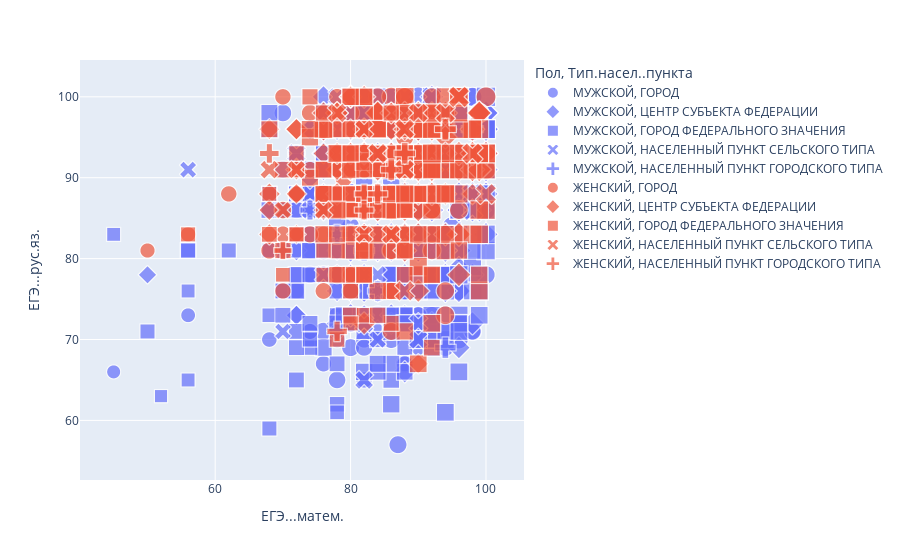

The code cell stored with this chart in its notebook:
### Code cell
#6 КАК СДЕЛАТЬ ВЫБРАННЫЕ ЦВЕТА?
import plotly.express as px

px.scatter(priem, x='ЕГЭ...матем.', y='ЕГЭ...рус.яз.', color = 'Пол', symbol='Тип.насел..пункта', size = 'Сумма.баллов')

### Figure 1 — Plotly figure (JSON) as saved in the notebook; plotly's stock layout.template omitted (floating-point values rounded to 4 significant figures; data arrays with more than 128 entries replaced by an {"elided": "..."} marker saying what was removed)
{"data": [{"hovertemplate": "Пол=МУЖСКОЙ<br>Тип.насел..пункта=ГОРОД<br>ЕГЭ...матем.=%{x}<br>ЕГЭ...рус.яз.=%{y}<br>Сумма.баллов=%{marker.size}<extra></extra>", "legendgroup": "МУЖСКОЙ, ГОРОД", "marker": {"color": "#636efa", "size": {"elided": "258 int values"}, "sizemode": "area", "sizeref": 1.02, "symbol": "circle"}, "mode": "markers", "name": "МУЖСКОЙ, ГОРОД", "showlegend": true, "type": "scattergl", "x": {"elided": "258 int values"}, "xaxis": "x", "y": {"elided": "258 int values"}, "yaxis": "y"}, {"hovertemplate": "Пол=МУЖСКОЙ<br>Тип.насел..пункта=ЦЕНТР СУБЪЕКТА ФЕДЕРАЦИИ<br>ЕГЭ...матем.=%{x}<br>ЕГЭ...рус.яз.=%{y}<br>Сумма.баллов=%{marker.size}<extra></extra>", "legendgroup": "МУЖСКОЙ, ЦЕНТР СУБЪЕКТА ФЕДЕРАЦИИ", "marker": {"color": "#636efa", "size": {"elided": "173 int values"}, "sizemode": "area", "sizeref": 1.02, "symbol": "diamond"}, "mode": "markers", "name": "МУЖСКОЙ, ЦЕНТР СУБЪЕКТА ФЕДЕРАЦИИ", "showlegend": true, "type": "scattergl", "x": {"elided": "173 int values"}, "xaxis": "x", "y": {"elided": "173 int values"}, "yaxis": "y"}, {"hovertemplate": "Пол=МУЖСКОЙ<br>Тип.насел..пункта=ГОРОД ФЕДЕРАЛЬНОГО ЗНАЧЕНИЯ<br>ЕГЭ...матем.=%{x}<br>ЕГЭ...рус.яз.=%{y}<br>Сумма.баллов=%{marker.size}<extra></extra>", "legendgroup": "МУЖСКОЙ, ГОРОД ФЕДЕРАЛЬНОГО ЗНАЧЕНИЯ", "marker": {"color": "#636efa", "size": {"elided": "439 int values"}, "sizemode": "area", "sizeref": 1.02, "symbol": "square"}, "mode": "markers", "name": "МУЖСКОЙ, ГОРОД ФЕДЕРАЛЬНОГО ЗНАЧЕНИЯ", "showlegend": true, "type": "scattergl", "x": {"elided": "439 int values"}, "xaxis": "x", "y": {"elided": "439 int values"}, "yaxis": "y"}, {"hovertemplate": "Пол=МУЖСКОЙ<br>Тип.насел..пункта=НАСЕЛЕННЫЙ ПУНКТ СЕЛЬСКОГО ТИПА<br>ЕГЭ...матем.=%{x}<br>ЕГЭ...рус.яз.=%{y}<br>Сумма.баллов=%{marker.size}<extra></extra>", "legendgroup": "МУЖСКОЙ, НАСЕЛЕННЫЙ ПУНКТ СЕЛЬСКОГО ТИПА", "marker": {"color": "#636efa", "size": [381, 360, 363, 373, 335, 267, 338, 381, 304, 291, 318, 391, 302, 277, 348, 321, 273, 301, 250, 299, 332, 291, 339, 304, 285, 333, 336, 302, 318, 301, 291, 313, 260, 348, 297, 283, 331, 306, 314, 339, 327], "sizemode": "area", "sizeref": 1.02, "symbol": "x"}, "mode": "markers", "name": "МУЖСКОЙ, НАСЕЛЕННЫЙ ПУНКТ СЕЛЬСКОГО ТИПА", "showlegend": true, "type": "scattergl", "x": [98, 92, 82, null, 72, 70, 84, 90, 82, 78, 90, 98, 74, 84, 88, 88, 78, 88, 70, 84, 76, 82, 94, 84, 76, 90, 82, 84, 82, 84, 74, 90, 56, 88, 92, 80, 90, 84, 88, 82, 82], "xaxis": "x", "y": [88, 100, 83, 91, 93, 81, 88, 91, 72, 100, 72, 86, 88, 70, 96, 86, 83, 98, 71, 91, 96, 78, 96, 96, 78, 96, 81, 88, 65, 76, 86, 96, 91, 100, 86, 86, 70, 78, 96, 72, 86], "yaxis": "y"}, {"hovertemplate": "Пол=МУЖСКОЙ<br>Тип.насел..пункта=НАСЕЛЕННЫЙ ПУНКТ ГОРОДСКОГО ТИПА<br>ЕГЭ...матем.=%{x}<br>ЕГЭ...рус.яз.=%{y}<br>Сумма.баллов=%{marker.size}<extra></extra>", "legendgroup": "МУЖСКОЙ, НАСЕЛЕННЫЙ ПУНКТ ГОРОДСКОГО ТИПА", "marker": {"color": "#636efa", "size": [348, 243, 346, 341, 305, 361, 323, 372, 328, 317, 324, 297, 300], "sizemode": "area", "sizeref": 1.02, "symbol": "cross"}, "mode": "markers", "name": "МУЖСКОЙ, НАСЕЛЕННЫЙ ПУНКТ ГОРОДСКОГО ТИПА", "showlegend": true, "type": "scattergl", "x": [94, 70, 92, 82, 80, 88, 84, 98, 82, 80, 84, 78, 74], "xaxis": "x", "y": [69, 81, 88, 86, 83, 88, 91, 96, 81, 88, 76, 83, 86], "yaxis": "y"}, {"hovertemplate": "Пол=ЖЕНСКИЙ<br>Тип.насел..пункта=ГОРОД<br>ЕГЭ...матем.=%{x}<br>ЕГЭ...рус.яз.=%{y}<br>Сумма.баллов=%{marker.size}<extra></extra>", "legendgroup": "ЖЕНСКИЙ, ГОРОД", "marker": {"color": "#EF553B", "size": {"elided": "136 int values"}, "sizemode": "area", "sizeref": 1.02, "symbol": "circle"}, "mode": "markers", "name": "ЖЕНСКИЙ, ГОРОД", "showlegend": true, "type": "scattergl", "x": {"elided": "136 int values"}, "xaxis": "x", "y": {"elided": "136 int values"}, "yaxis": "y"}, {"hovertemplate": "Пол=ЖЕНСКИЙ<br>Тип.насел..пункта=ЦЕНТР СУБЪЕКТА ФЕДЕРАЦИИ<br>ЕГЭ...матем.=%{x}<br>ЕГЭ...рус.яз.=%{y}<br>Сумма.баллов=%{marker.size}<extra></extra>", "legendgroup": "ЖЕНСКИЙ, ЦЕНТР СУБЪЕКТА ФЕДЕРАЦИИ", "marker": {"color": "#EF553B", "size": [351, 342, 374, 389, 333, 363, 353, 354, 308, 363, 374, 395, 389, 373, 350, 283, 400, 276, 370, 374, 341, 299, 373, 353, 327, 305, 371, 367, 377, 316, 307, 254, 342, 298, 329, 358, 316, 366, 317, 360, 335, 323, 317, 307, 327, 364, 361, 306, 285, 313, 359, 346, 349, 364, 354, 276, 302, 363, 342, 341, 348, 344, 321, 319, 342, 313, 365, 285, 329, 307, 315, 375, 296, 303, 343, 330, 346, 389, 326, 334, 389, 393, 322, 286, 376, 372, 284, 330, 294, 313, 283, 387, 330, 322, 305, 384, 352, 287, 396, 336, 325], "sizemode": "area", "sizeref": 1.02, "symbol": "diamond"}, "mode": "markers", "name": "ЖЕНСКИЙ, ЦЕНТР СУБЪЕКТА ФЕДЕРАЦИИ", "showlegend": true, "type": "scattergl", "x": [84, 80, 92, 99, 82, 90, 92, 92, 82, 98, 96, 99, 98, 90, 82, 90, 100, 72, 76, 98, 88, 80, 90, 82, 78, 88, 96, 92, 86, 72, 86, 72, 88, 72, 80, 96, 80, 84, 80, 88, 86, 86, 82, 68, 90, 88, 94, 78, 84, 82, 94, 94, 88, 92, 90, 76, 80, 84, 90, 90, 84, 82, 86, 90, 88, 82, 90, 68, 78, 88, 82, 94, 80, 82, 82, 94, 84, 84, 80, 78, 90, 98, 68, 76, 99, 99, 72, 92, 98, 80, 80, 96, 86, 78, 82, 92, 94, 68, 98, 86, 76], "xaxis": "x", "y": [87, 100, 96, 98, 96, 86, 88, 91, 96, 93, 83, 91, 96, 91, 72, 67, 93, 88, 96, 91, 86, 100, 91, 93, 98, 91, 78, 88, 91, 96, 98, 83, 88, 96, 91, 91, 100, 86, 91, 81, 96, 86, 86, 83, 88, 98, 96, 91, 88, 83, 95, 83, 98, 91, 91, 86, 93, 98, 83, 76, 98, 93, 98, 93, 96, 96, 98, 96, 88, 83, 86, 98, 91, 93, 100, 88, 91, 98, 93, 98, 96, 91, 88, 93, 98, 91, 91, 93, 88, 93, 96, 93, 93, 93, 86, 91, 93, 86, 93, 93, 98], "yaxis": "y"}, {"hovertemplate": "Пол=ЖЕНСКИЙ<br>Тип.насел..пункта=ГОРОД ФЕДЕРАЛЬНОГО ЗНАЧЕНИЯ<br>ЕГЭ...матем.=%{x}<br>ЕГЭ...рус.яз.=%{y}<br>Сумма.баллов=%{marker.size}<extra></extra>", "legendgroup": "ЖЕНСКИЙ, ГОРОД ФЕДЕРАЛЬНОГО ЗНАЧЕНИЯ", "marker": {"color": "#EF553B", "size": {"elided": "203 int values"}, "sizemode": "area", "sizeref": 1.02, "symbol": "square"}, "mode": "markers", "name": "ЖЕНСКИЙ, ГОРОД ФЕДЕРАЛЬНОГО ЗНАЧЕНИЯ", "showlegend": true, "type": "scattergl", "x": {"elided": "203 int values"}, "xaxis": "x", "y": {"elided": "203 int values"}, "yaxis": "y"}, {"hovertemplate": "Пол=ЖЕНСКИЙ<br>Тип.насел..пункта=НАСЕЛЕННЫЙ ПУНКТ СЕЛЬСКОГО ТИПА<br>ЕГЭ...матем.=%{x}<br>ЕГЭ...рус.яз.=%{y}<br>Сумма.баллов=%{marker.size}<extra></extra>", "legendgroup": "ЖЕНСКИЙ, НАСЕЛЕННЫЙ ПУНКТ СЕЛЬСКОГО ТИПА", "marker": {"color": "#EF553B", "size": [356, 347, 355, 367, 283, 338, 297, 355, 301, 320, 394, 334, 355, 395, 318, 274, 403], "sizemode": "area", "sizeref": 1.02, "symbol": "x"}, "mode": "markers", "name": "ЖЕНСКИЙ, НАСЕЛЕННЫЙ ПУНКТ СЕЛЬСКОГО ТИПА", "showlegend": true, "type": "scattergl", "x": [94, 90, 88, 88, 82, 86, 76, 84, 72, 68, 98, 78, 88, 100, 82, 70, 96], "xaxis": "x", "y": [98, 98, 96, 91, 83, 83, 86, 93, 91, 91, 93, 98, 76, 88, 96, 86, 100], "yaxis": "y"}, {"hovertemplate": "Пол=ЖЕНСКИЙ<br>Тип.насел..пункта=НАСЕЛЕННЫЙ ПУНКТ ГОРОДСКОГО ТИПА<br>ЕГЭ...матем.=%{x}<br>ЕГЭ...рус.яз.=%{y}<br>Сумма.баллов=%{marker.size}<extra></extra>", "legendgroup": "ЖЕНСКИЙ, НАСЕЛЕННЫЙ ПУНКТ ГОРОДСКОГО ТИПА", "marker": {"color": "#EF553B", "size": [350, 288, 296, 350, 285, 318, 304, 356, 253], "sizemode": "area", "sizeref": 1.02, "symbol": "cross"}, "mode": "markers", "name": "ЖЕНСКИЙ, НАСЕЛЕННЫЙ ПУНКТ ГОРОДСКОГО ТИПА", "showlegend": true, "type": "scattergl", "x": [88, 68, 82, 86, 82, 78, 84, 94, 70], "xaxis": "x", "y": [93, 93, 88, 91, 86, 71, 88, 96, 81], "yaxis": "y"}], "layout": {"autosize": true, "legend": {"itemsizing": "constant", "title": {"text": "Пол, Тип.насел..пункта"}, "tracegroupgap": 0}, "margin": {"t": 60}, "xaxis": {"anchor": "y", "autorange": true, "domain": [0, 1], "range": [40.45, 105.1], "title": {"text": "ЕГЭ...матем."}, "type": "linear"}, "yaxis": {"anchor": "x", "autorange": true, "domain": [0, 1], "range": [50.52, 106.9], "title": {"text": "ЕГЭ...рус.яз."}, "type": "linear"}}}
